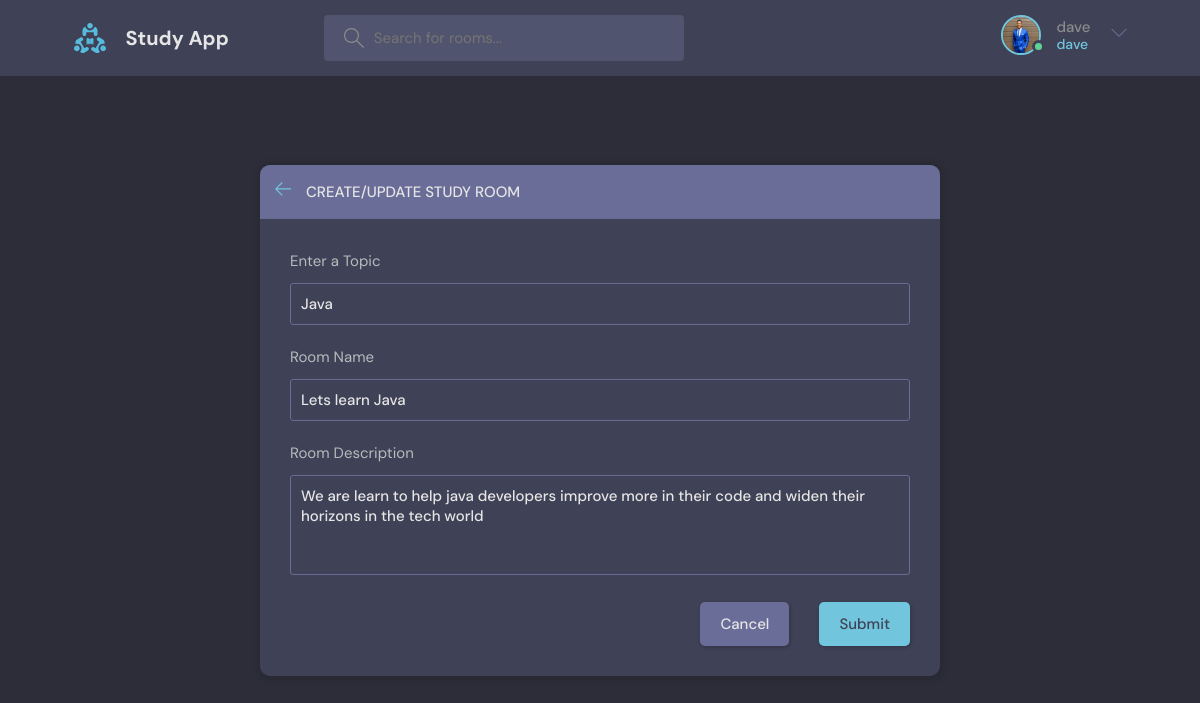
The app's page /update-form/2/ (signed in) with its own data.
### jango/models.py (models this page shows, shortened)
class User(AbstractUser):
    name = models.CharField(max_length=200, null = True)
    email = models.EmailField(unique=True, null=True)
    bio = models.TextField(max_length=200, null = True)
    avatar = models.ImageField(null = True, default= 'avatar.svg')
    USERNAME_FIELD = 'email'
    REQUIRED_FIELDS = []

class Room(models.Model):
    host = models.ForeignKey(User, on_delete= models.SET_NULL, null = True)
    topic = models.ForeignKey(Topic, on_delete= models.SET_NULL, null = True)
    name = models.CharField(max_length = 200)
    participants = models.ManyToManyField(User, related_name= 'participants', blank = True)
    description = models.TextField(null = True, blank = True)
    updated = models.DateTimeField(auto_now =True)
    created = models.DateTimeField(auto_now_add = True)
    class Meta:
        ordering = ['-updated', '-created']

class Topic(models.Model):
    name = models.CharField(max_length = 200)

### jango/views.py (the view, shortened to what this page needs)
# urls.py: path('update-form/<str:pk>/', views.updateRoom, name= 'update-form'),
@login_required(login_url='login')
def updateRoom(request, pk):
    room = Room.objects.get(id=pk)
    topics = Topic.objects.all()
    if request.user != room.host:
        return HttpResponse('you are not allowed dhere!!+')
    form = Roomform(instance = room)
    context = {'form': form, 'topics': topics, 'room': room}
    return render(request, 'room-form.html', context)

### jango/forms.py
class Roomform(ModelForm):
    class Meta:
        model = Room
        fields = '__all__'
        exclude = ['host', 'participants']

### templates/room-form.html (shortened to what this page needs)
{% extends 'main.html' %}
{% block content %}
<main class="create-room layout">
  <div class="container">
    <div class="layout__box">
      <div class="layout__boxHeader">
        <div class="layout__boxTitle">
          <a href="{{request.META.HTTP_REFERER}}">
            <svg version="1.1" xmlns="http://www.w3.org/2000/svg" width="32" height="32" viewBox="0 0 32 32">
              <title>arrow-left</title>
              <path
                d="M13.723 2.286l-13.723 13.714 13.719 13.714 1.616-1.611-10.96-10.96h27.625v-2.286h-27.625l10.965-10.965-1.616-1.607z">
              </path>
            </svg>
          </a>
          <h3>Create/Update Study Room</h3>
        </div>
      </div>
      <div class="layout__body">
        <form class="form" action="" method="POST">
          <div class="form__group">
            <label for="room_topic">Enter a Topic</label>
            <input required type="text" value="{{room.topic.name}}" name="topic" list="topic-list" />
          </div>
          <div class="form__group">
            <label for="room_name">Room Name</label>
            {{form.name}}
          </div>
          <div class="form__group">
            <label for="room_description">Room Description</label>
            {{form.description}}
          </div>
          <div class="form__action">
            <a class="btn btn--dark" href="{{request.META.HTTP_REFERER}}">Cancel</a>
            <button class="btn btn--main" type="submit">Submit</button>
          </div>
        </form>
      </div>
    </div>
  </div>
</main>
{% endblock content %}

### templates/nav.html (shortened to what this page needs)
{% load static %}
<header class="header header--loggedIn">
    <div class="container">
      <a href="{% url 'home' %}" class="header__logo">
        <img src="{% static 'images/logo.svg' %}" />
        <h1>Study App</h1>
      </a>
      <form class="header__search" method="GET" action="{% url 'home' %}">
        <label>
          <input type="search" name="q" placeholder="Search for rooms..." />
        </label>
      </form>
      <nav class="header__menu">
        {% if request.user.is_authenticated %}
        <div class="header__user">
          <a href="{% url 'update-user' %}">
            <div class="avatar avatar--medium active">
              <img src="{{request.user.avatar.url}}" />
            </div>
            <p>{{request.user.username}} <span>{{request.user.username}}</span></p>
          </a>
          <button class="dropdown-button">
            <svg version="1.1" xmlns="http://www.w3.org/2000/svg" width="32" height="32" viewBox="0 0 32 32">
              <title>chevron-down</title>
              <path d="M16 21l-13-13h-3l16 16 16-16h-3l-13 13z"></path>
            </svg>
          </button>
        </div>
        {% else %}
        <img src="{% static 'images/avatar.svg' %}" alt="">
        <a href="{% url 'login' %}">Login</a>
        {% endif %}
      </nav>
    </div>
  </header>

### records on screen
User: user.avatar (picture), user.username "dave"
Room: topic "Java", name "Lets learn Java", description "We are learn to help java developers improve more in their code and widen their horizons in the tech world"
